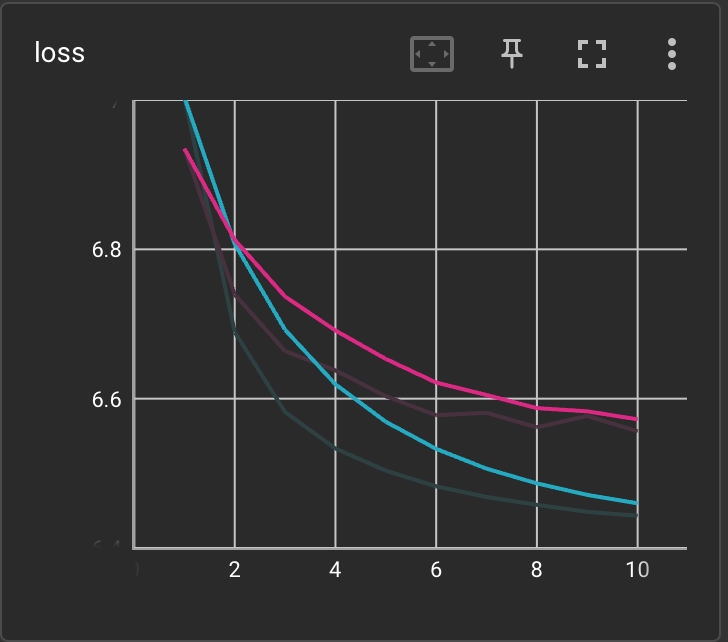

Python code for this plot:
from torch import Tensor
import torch
import torch.nn as nn
from torch.nn import Transformer
from torch.utils.data import DataLoader
from timeit import default_timer as timer
import math
from torch.nn.utils.rnn import pad_sequence
from torch.utils.data import TensorDataset, DataLoader
from torch.utils.tensorboard import SummaryWriter
from sacrebleu.metrics import BLEU
import sentencepiece as spm


# helper Module that adds positional encoding to the token embedding to introduce a notion of word order.
class PositionalEncoding(nn.Module):
    def __init__(self,
                 emb_size: int,
                 dropout: float,
                 maxlen: int = 5000):
        super(PositionalEncoding, self).__init__()
        den = torch.exp(- torch.arange(0, emb_size, 2)* math.log(10000) / emb_size)
        pos = torch.arange(0, maxlen).reshape(maxlen, 1)
        pos_embedding = torch.zeros((maxlen, emb_size))
        pos_embedding[:, 0::2] = torch.sin(pos * den)
        pos_embedding[:, 1::2] = torch.cos(pos * den)
        pos_embedding = pos_embedding.unsqueeze(-2)

        self.dropout = nn.Dropout(dropout)
        self.register_buffer('pos_embedding', pos_embedding)

    def forward(self, token_embedding: Tensor):
        return self.dropout(token_embedding + self.pos_embedding[:token_embedding.size(0), :])

# helper Module to convert tensor of input indices into corresponding tensor of token embeddings
class TokenEmbedding(nn.Module):
    def __init__(self, vocab_size: int, emb_size):
        super(TokenEmbedding, self).__init__()
        self.embedding = nn.Embedding(vocab_size, emb_size)
        self.emb_size = emb_size

    def forward(self, tokens: Tensor):
        return self.embedding(tokens.long()) * math.sqrt(self.emb_size)

# Seq2Seq Network
class Seq2SeqTransformer(nn.Module):
    def __init__(self,
                 num_encoder_layers: int,
                 num_decoder_layers: int,
                 emb_size: int,
                 nhead: int,
                 src_vocab_size: int,
                 tgt_vocab_size: int,
                 dim_feedforward: int = 512,
                 dropout: float = 0.1):
        super(Seq2SeqTransformer, self).__init__()
        self.transformer = Transformer(d_model=emb_size,
                                       nhead=nhead,
                                       num_encoder_layers=num_encoder_layers,
                                       num_decoder_layers=num_decoder_layers,
                                       dim_feedforward=dim_feedforward,
                                       dropout=dropout)
        self.generator = nn.Linear(emb_size, tgt_vocab_size)
        self.src_tok_emb = TokenEmbedding(src_vocab_size, emb_size)
        self.tgt_tok_emb = TokenEmbedding(tgt_vocab_size, emb_size)
        self.positional_encoding = PositionalEncoding(
            emb_size, dropout=dropout)

    def forward(self,
                src: Tensor,
                trg: Tensor,
                src_mask: Tensor,
                tgt_mask: Tensor,
                src_padding_mask: Tensor,
                tgt_padding_mask: Tensor,
                memory_key_padding_mask: Tensor):
        # 次元や転置を戻す
        src_mask = src_mask[0]
        tgt_mask = tgt_mask[0]
        src = torch.t(src)
        trg = torch.t(trg)
        #print("src" + str(src.size()))
        #print("trg" +str(trg.size()))

        src_emb = self.positional_encoding(self.src_tok_emb(src))
        tgt_emb = self.positional_encoding(self.tgt_tok_emb(trg))
        outs = self.transformer(src_emb, tgt_emb, src_mask, tgt_mask, None,
                                src_padding_mask, tgt_padding_mask, memory_key_padding_mask)
        return self.generator(outs)

    def encode(self, src: Tensor, src_mask: Tensor):
        return self.transformer.encoder(self.positional_encoding(
                            self.src_tok_emb(src)), src_mask)

    def decode(self, tgt: Tensor, memory: Tensor, tgt_mask: Tensor):
        return self.transformer.decoder(self.positional_encoding(
                          self.tgt_tok_emb(tgt)), memory,
                          tgt_mask)



def generate_square_subsequent_mask(sz):
    mask = (torch.triu(torch.ones((sz, sz), device=DEVICE)) == 1).transpose(0, 1)
    mask = mask.float().masked_fill(mask == 0, float('-inf')).masked_fill(mask == 1, float(0.0))
    return mask


def create_mask(src, tgt):
    src_seq_len = src.shape[0]
    tgt_seq_len = tgt.shape[0]

    tgt_mask = generate_square_subsequent_mask(tgt_seq_len)
    src_mask = torch.zeros((src_seq_len, src_seq_len),device=DEVICE).type(torch.bool)

    src_padding_mask = (src == PAD_IDX).transpose(0, 1)
    tgt_padding_mask = (tgt == PAD_IDX).transpose(0, 1)
    return src_mask, tgt_mask, src_padding_mask, tgt_padding_mask

def collate_fn(batch):
    src_batch, tgt_batch = [], []
    for src_sample, tgt_sample in batch:
        src_batch.append(src_sample)
        tgt_batch.append(tgt_sample)

    src_batch = pad_sequence(src_batch, padding_value=PAD_IDX)
    tgt_batch = pad_sequence(tgt_batch, padding_value=PAD_IDX)
    return src_batch, tgt_batch

def train_epoch(model, optimizer, dataloader):
    model.train()
    losses = 0

    for src, tgt in dataloader:

        src = src.to(DEVICE)
        tgt = tgt.to(DEVICE)
        src = torch.t(src)
        tgt = torch.t(tgt)

        tgt_input = tgt[:-1, :]

        src_mask, tgt_mask, src_padding_mask, tgt_padding_mask = create_mask(src, tgt_input)

        # パラレルのために次元追加や転置をする
        src = torch.t(src)
        tgt_input = torch.t(tgt_input)
        src_mask = src_mask.to(DEVICE)
        tgt_mask = tgt_mask.to(DEVICE)
        src_mask = src_mask.repeat(src.shape[0], 1, 1)
        tgt_mask = tgt_mask.repeat(tgt.shape[0], 1, 1)
        #print(src.size())
        #print(tgt_input.size())

        logits = model(src, tgt_input, src_mask, tgt_mask, src_padding_mask, tgt_padding_mask, src_padding_mask)

        optimizer.zero_grad()

        tgt_out = tgt[1:, :]
        loss = loss_fn(logits.reshape(-1, logits.shape[-1]), tgt_out.reshape(-1))
        if math.isnan(loss) == False:
            loss.backward()
            losses += loss.item()
            optimizer.step()
    return losses / len(dataloader)


def evaluate(model, dataloader):
    model.eval()
    losses = 0

    for src, tgt in dataloader:

        src = src.to(DEVICE)
        tgt = tgt.to(DEVICE)
        src = torch.t(src)
        tgt = torch.t(tgt)

        tgt_input = tgt[:-1, :]

        src_mask, tgt_mask, src_padding_mask, tgt_padding_mask = create_mask(src, tgt_input)

        src_mask = src_mask.to(DEVICE)
        tgt_mask = tgt_mask.to(DEVICE)
        src = torch.t(src)
        tgt_input = torch.t(tgt_input)
        src_mask = src_mask.repeat(src.shape[0], 1, 1)
        tgt_mask = tgt_mask.repeat(tgt.shape[0], 1, 1)
        
        logits = model(src, tgt_input, src_mask, tgt_mask,src_padding_mask, tgt_padding_mask, src_padding_mask)

        tgt_out = tgt[1:, :]
        loss = loss_fn(logits.reshape(-1, logits.shape[-1]), tgt_out.reshape(-1))
        if math.isnan(loss) == False:
            losses += loss.item()

    return losses / len(dataloader)


# 翻訳
def greedy_decode(model, src, src_mask, max_len, start_symbol):
    src = src.to(DEVICE)
    src_mask = src_mask.to(DEVICE)

    memory = model.module.encode(src, src_mask)
    ys = torch.ones(1, 1).fill_(start_symbol).type(torch.long).to(DEVICE)
    for i in range(max_len-1):
        memory = memory.to(DEVICE)
        tgt_mask = (generate_square_subsequent_mask(ys.size(0))
                    .type(torch.bool)).to(DEVICE)
        out = model.module.decode(ys, memory, tgt_mask)
        out = out.transpose(0, 1)
        prob = model.module.generator(out[:, -1])
        _, next_word = torch.max(prob, dim=1)
        next_word = next_word.item()

        ys = torch.cat([ys,
                        torch.ones(1, 1).type_as(src.data).fill_(next_word)], dim=0)
        if next_word == 3:
            break
    return ys


# 和英翻訳
def translate(model, sentence):
    jasp = spm.SentencePieceProcessor()
    jasp.Load("spm_ja_sh.model")
    ensp = spm.SentencePieceProcessor()
    ensp.Load("spm_en_sh.model")

    model.eval()
    id_list = jasp.EncodeAsIds(sentence)
    id_pt = torch.tensor(id_list)
    src = torch.unsqueeze(id_pt, dim=-1)

    num_tokens = src.shape[0]
    src_mask = (torch.zeros(num_tokens, num_tokens)).type(torch.bool)
    tgt_tokens = greedy_decode(
        model,  src, src_mask, max_len=num_tokens + 5, start_symbol=0).flatten()
    
    sentence = ensp.DecodeIds(tgt_tokens.tolist())
    return sentence

# BLEUスコア算出
def calc_bleu_score(model):
    bleu = BLEU()
    refs = []
    hyps = [] 

    with open("./kftt-data-1.0/data/orig/kyoto-train.en")as f:
        ref = []
        n = 0
        for line in f:
            ref.append(line)
            n += 1
            if n > 5000:
                break
    refs.append(ref)
    
    # 仮設データ読み込み
    with open("./kftt-data-1.0/data/orig/kyoto-train.ja")as f:
        n = 0
        for line in f:
            hyps.append(translate(model, line))
            n += 1
            if n > 5000:
                break

    result_train = bleu.corpus_score(hyps, refs)
    refs = []
    hyps = [] 

    with open("./kftt-data-1.0/data/orig/kyoto-test.en")as f:
        ref = []
        for line in f:
            ref.append(line)
    refs.append(ref)
    
    # 仮設データ読み込み
    with open("./kftt-data-1.0/data/orig/kyoto-test.ja")as f:
        for line in f:
            hyps.append(translate(model, line))

    result_test = bleu.corpus_score(hyps, refs)
    result_train = float(str(result_train).split()[2])
    result_test = float(str(result_test).split()[2])
    return result_train, result_test


def train_model(output_file_name1, output_file_name2, train_dataloader, test_dataloader):
    print(str(NUM_EPOCHS) + "epochs")

    # tensorboard log dir 指定
    loss_writer = SummaryWriter(log_dir="./loss_logs")
    bleu_writer = SummaryWriter(log_dir="./bleu_logs")
    for epoch in range(1, NUM_EPOCHS+1):
        start_time = timer()
        train_loss = train_epoch(transformer, optimizer, train_dataloader)
        end_time = timer()
        val_loss = evaluate(transformer, test_dataloader)
        train_bleu, val_bleu = calc_bleu_score(transformer)

        # 書き込み
        loss_writer.add_scalars("loss", {"train_loss":train_loss, "val_loss":val_loss}, epoch)
        bleu_writer.add_scalars("BLEU", {"train_bleu":train_bleu, "val_loss":val_bleu}, epoch)
        print((f"Epoch: {epoch}, Train loss: {train_loss:.3f}, Val loss: {val_loss:.3f}, "f"Epoch time = {(end_time - start_time):.3f}s"))
    
    loss_writer.close()
    bleu_writer.close()
    torch.save(transformer, output_file_name2)
    print("---done---")
    return

def load_data(batch_size):
    train_data_ja = torch.load("train_data/sh_train_spm_ja.pt")
    test_data_ja = torch.load("train_data/sh_test_spm_ja.pt")
    train_data_en = torch.load("train_data/sh_train_spm_en.pt")
    test_data_en = torch.load("train_data/sh_test_spm_en.pt")

    train_dataset = TensorDataset(train_data_ja, train_data_en)
    test_dataset = TensorDataset(test_data_ja, test_data_en)
    train_dataloader = DataLoader(train_dataset, batch_size=batch_size, shuffle=True, drop_last=True)
    test_dataloader = DataLoader(test_dataset, batch_size=batch_size, shuffle=True, drop_last=True)
    return train_dataloader, test_dataloader

BATCH_SIZE = 64
NUM_EPOCHS = 30
PAD_IDX = 0
DEVICE = torch.device('cuda' if torch.cuda.is_available() else 'cpu')

train_dataloader, test_dataloader = load_data(BATCH_SIZE)


torch.manual_seed(0)
SRC_VOCAB_SIZE = 16000 + 4
TGT_VOCAB_SIZE = 16000 + 4
EMB_SIZE = 512
NHEAD = 8
FFN_HID_DIM = 512
NUM_ENCODER_LAYERS = 3
NUM_DECODER_LAYERS = 3

transformer = Seq2SeqTransformer(NUM_ENCODER_LAYERS, NUM_DECODER_LAYERS, EMB_SIZE,
                                 NHEAD, SRC_VOCAB_SIZE, TGT_VOCAB_SIZE, FFN_HID_DIM)

transformer = torch.nn.DataParallel(transformer, device_ids=[0, 1, 2, 3])
transformer = transformer.to(DEVICE)


for p in transformer.parameters():
    if p.dim() > 1:
        nn.init.xavier_uniform_(p)

loss_fn = torch.nn.CrossEntropyLoss(ignore_index=PAD_IDX)
optimizer = torch.optim.Adam(transformer.parameters(), lr=0.0001, betas=(0.9, 0.98), eps=1e-9)

train_model("model/p96_model_weight_30ep.pth", "model/p96_model_30ep.pth", train_dataloader, test_dataloader)

#nohup python3 -u p96.py > & output2.txt &
# tensorboard --logdir=loss_logs, bleu_logs

"""
実行結果

p96.png
"""

